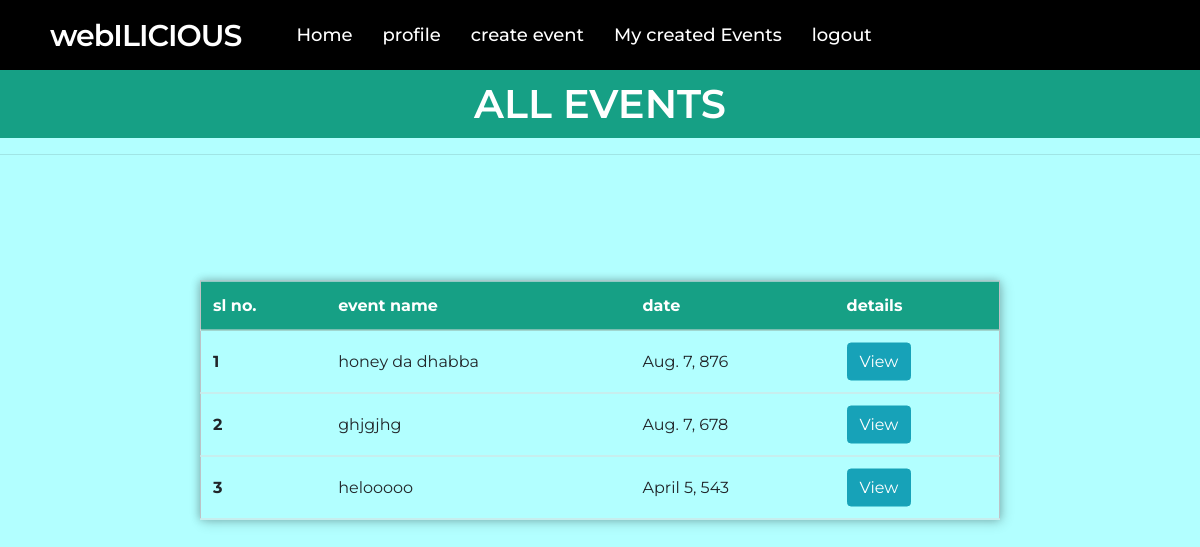
The app's page /user/myCreatedEvents (signed in), older data.
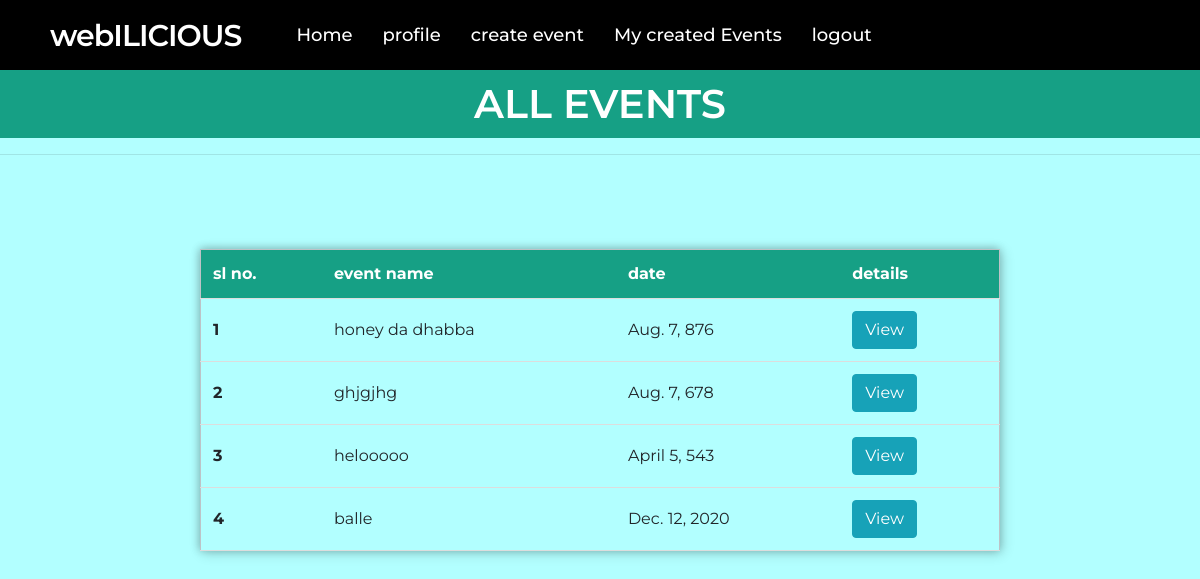
The same page, newer data.
### user/models.py (models this page shows, shortened)
class Events(models.Model):
    hoster=models.ForeignKey(Profile,on_delete=models.CASCADE)
    name = models.CharField(max_length=100)
    description=models.CharField(max_length=100)
    fees = models.IntegerField()
    college = models.CharField(max_length=255)
    dateCreated= models.DateTimeField(auto_now_add=True)
    dateHost = models.DateField()

### user/views.py (the view)
# urls.py: path('myCreatedEvents',views.myCreatedEvents,name="myCreatedEvents"),
def myCreatedEvents(request):
    try:
        profile = Profile.objects.get(student_id=request.user.id)
        events = Events.objects.filter(hoster_id = profile.id)
        context = {'events': events,'item' : profile}
    except:
        events = []
        context = {'events': events,'item' : profile}
    return render(request,'user/ViewEvents.html',context)

### user/templates/user/ViewEvents.html (shortened to what this page needs)
{% extends 'user/base.html' %}
{% load static %}
{% block body %}
{% if item %}
<body>
    <h1>ALL EVENTS</h1>
    <hr>
    <table>
        <tr id="header">
            <th scope="col">sl no.</th>
            <th scope="col">event name</th>
            <th scope="col">date</th>
            <th scope="col">details</th>
        </tr>
        {%  for i in events %}
      <tr>
        <th scope="row">{{ forloop.counter }}</th>
        <td>{{ i.name }}</td>
        <td>{{ i.dateHost }}</td>
        <td>
        <a href="{%url 'eventDetails' i.id %}" class="btn btn-info text-white">View</a>
        </td>
      </tr>
      {% endfor %}
      {% else %}
      <h6 style="margin-top: 100px;color: #c9302c"> No events created yet </h6>
      {% endif %}
    </table>
</body>
{% endblock body %}

Row changes from the older to the newer data that the page shows:
added Events: name "balle", dateHost "Dec. 12, 2020"
